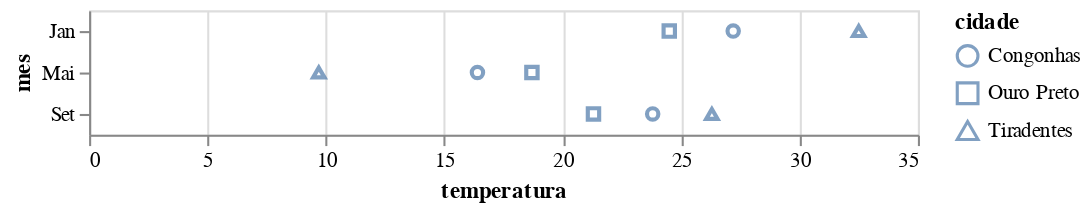

Notebook cell for this chart:
### Code cell
alt.Chart(dados).mark_point().encode(
    y = 'mes',         
    x = 'temperatura', 
    shape = 'cidade' # a variável cidade codificada no formato
)

### Figure 1 — Vega-Lite specification as saved in the notebook (floating-point values rounded to 4 significant figures)
{"config": {"view": {"continuousWidth": 400, "continuousHeight": 300}}, "data": {"name": "data-86d1d7476d6cf273810db465707f1557"}, "mark": "point", "encoding": {"shape": {"field": "cidade", "type": "nominal"}, "x": {"field": "temperatura", "type": "quantitative"}, "y": {"field": "mes", "type": "nominal"}}, "$schema": "https://vega.github.io/schema/vega-lite/v4.17.0.json", "datasets": {"data-86d1d7476d6cf273810db465707f1557": [{"cidade": "Ouro Preto", "descricao": "O coração de Minas", "mes": "Jan", "temperatura": 24.5}, {"cidade": "Ouro Preto", "descricao": "O coração de Minas", "mes": "Mai", "temperatura": 18.7}, {"cidade": "Ouro Preto", "descricao": "O coração de Minas", "mes": "Set", "temperatura": 21.3}, {"cidade": "Congonhas", "descricao": "A cidade dos Profetas", "mes": "Jan", "temperatura": 27.2}, {"cidade": "Congonhas", "descricao": "A cidade dos Profetas", "mes": "Mai", "temperatura": 16.4}, {"cidade": "Congonhas", "descricao": "A cidade dos Profetas", "mes": "Set", "temperatura": 23.8}, {"cidade": "Tiradentes", "descricao": "A mais charmosa de Minas", "mes": "Jan", "temperatura": 32.5}, {"cidade": "Tiradentes", "descricao": "A mais charmosa de Minas", "mes": "Mai", "temperatura": 9.7}, {"cidade": "Tiradentes", "descricao": "A mais charmosa de Minas", "mes": "Set", "temperatura": 26.3}]}}
